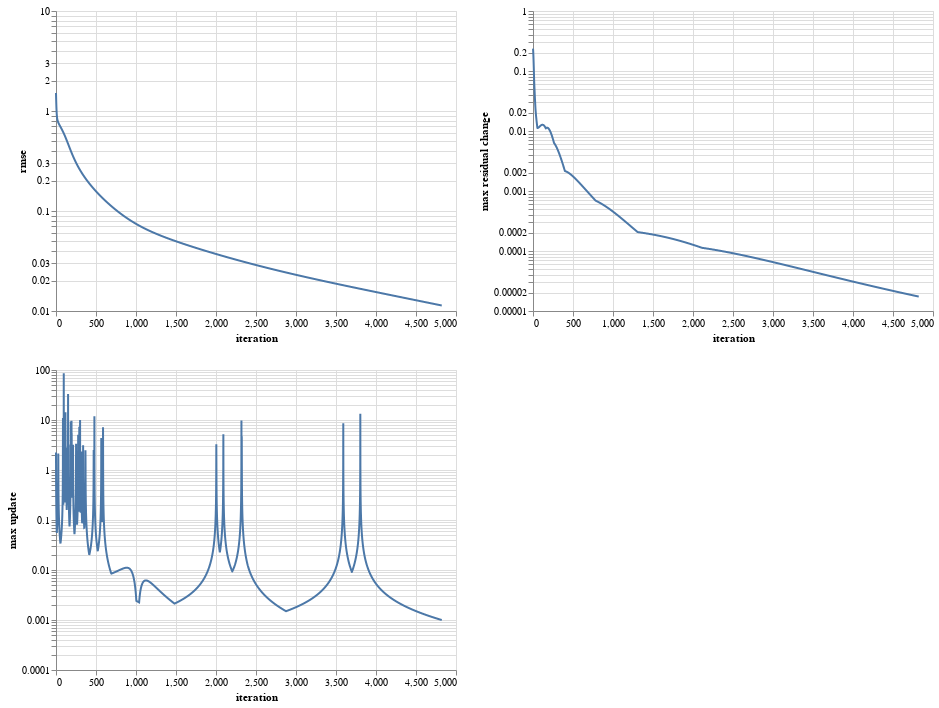

This figure's notebook cell:
### Markdown cell above
### Question 1d: Interpret Diagnostic Plots

Following figures tell us if the optimization algorithm is working properly.

### Code cell
import altair as alt
logscale = alt.Scale(type='log', base=10)
fig_rmse = \
    alt.Chart(output1['rmse'])\
    .mark_line()\
    .encode(
        x='iteration:Q', 
        y=alt.Y('rmse:Q', scale=logscale)
    )
fig_max_residual_change = \
    alt.Chart(output1['rmse'])\
    .mark_line()\
    .encode(
        x='iteration:Q', 
        y=alt.Y('max residual change:Q', scale=logscale)
    )
fig_updates = \
    alt.Chart(output1['update'])\
    .mark_line()\
    .encode(
        x='iteration:Q', 
        y=alt.Y('max update:Q', scale=logscale)
    )
alt.vconcat(
    fig_rmse | fig_max_residual_change,
    fig_updates 
)

### Figure 1 — Vega-Lite specification as saved in the notebook (floating-point values rounded to 4 significant figures; data arrays with more than 128 entries replaced by an {"elided": "..."} marker saying what was removed)
{"config": {"view": {"continuousWidth": 400, "continuousHeight": 300}}, "vconcat": [{"hconcat": [{"mark": "line", "encoding": {"x": {"type": "quantitative", "field": "iteration"}, "y": {"type": "quantitative", "field": "rmse", "scale": {"base": 10, "type": "log"}}}}, {"mark": "line", "encoding": {"x": {"type": "quantitative", "field": "iteration"}, "y": {"type": "quantitative", "field": "max residual change", "scale": {"base": 10, "type": "log"}}}}], "data": {"name": "data-ff0d2c9df28b1d1a5b10fd120cb169ee"}}, {"data": {"name": "data-9fa90a5d332528ff2be1aa940f7f54e6"}, "mark": "line", "encoding": {"x": {"type": "quantitative", "field": "iteration"}, "y": {"type": "quantitative", "field": "max update", "scale": {"base": 10, "type": "log"}}}}], "$schema": "https://vega.github.io/schema/vega-lite/v4.8.1.json", "datasets": {"data-ff0d2c9df28b1d1a5b10fd120cb169ee": {"elided": "4823 records"}, "data-9fa90a5d332528ff2be1aa940f7f54e6": {"elided": "4823 records"}}}
